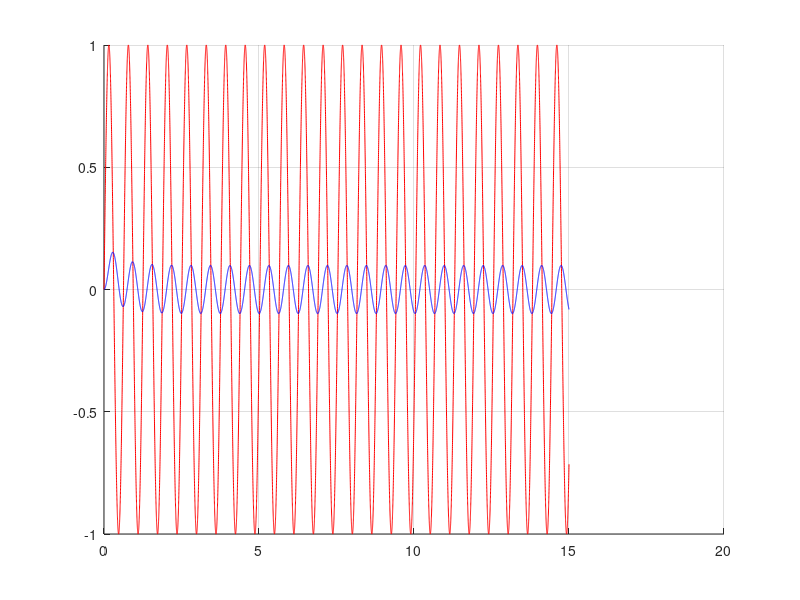
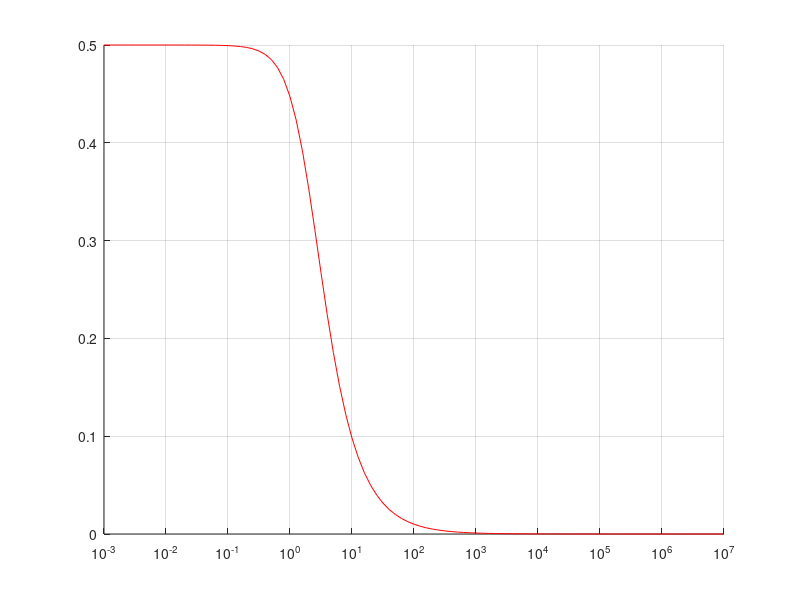
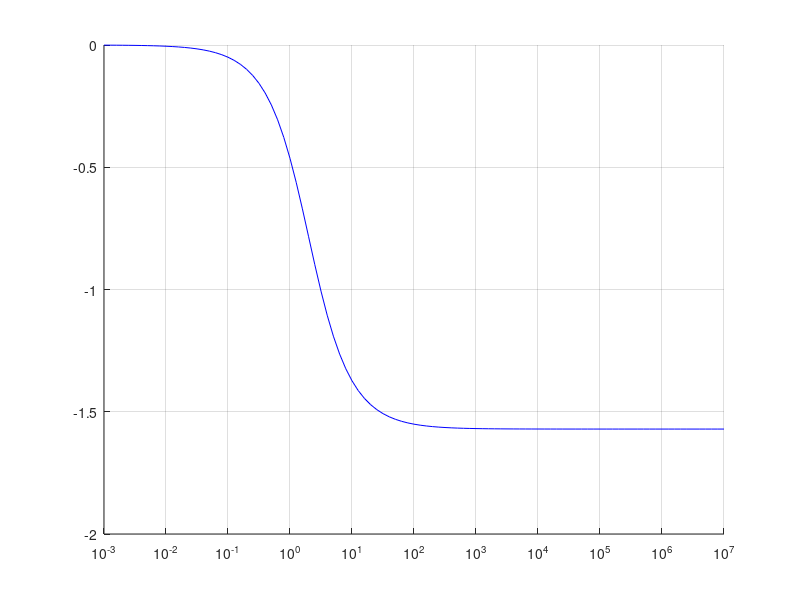

Reproduce these figures in MATLAB, in order.
T=0.001;
t_total = 15;
t = 0:T:t_total;
N = length(t);
signal_length = 8;

omega = 10;
A = 1;
R1 = 1;
R2 = 1;
L = 1;
C = 1;

U = A.* sin(omega.*t);
%U = zeros(1,N);
%for i = 1:signal_length/T
%    U(i)=A;
%end
E = zeros(1,N);
UR = zeros(1,N);
SUM = 0;

a = 1 / R2 / C;
b = (R1 + R2)/R1/R2/C;

for i=1:N
    E(i) = U(i) - SUM.*b;
    SUM = SUM + E(i).* T;
    UR(i) = SUM * a;
end

figure(1) 
hold on; grid on;
%yyaxis left;
plot(t, U, 'r-');
%yyaxis right;
plot(t, UR, 'b-');

temp = -30:70;
omega_range = 10.^(temp.*0.1);
Amplification_Bode = a.*(b.^2 + omega_range.^2).^(-0.5);
Phaze_Bode = atan(-omega_range./b);

figure(2);
hold on; grid on;
set(gca, 'XScale', 'log')
plot(omega_range, Amplification_Bode , 'r-');

figure(3);
hold on; grid on;
set(gca, 'XScale', 'log')
plot(omega_range, Phaze_Bode , 'b-');